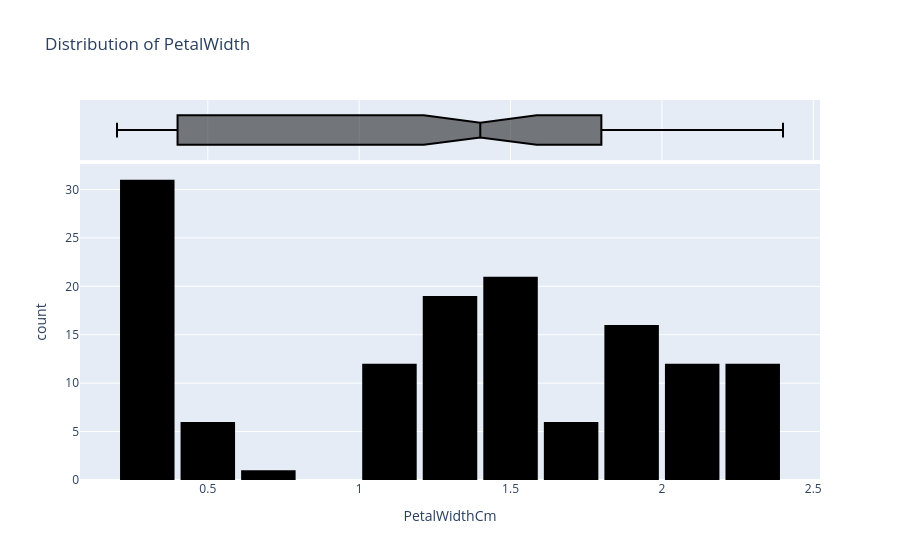

The code cell stored with this chart in its notebook:
### Code cell
fig = px.histogram(iris_df,
                   x='PetalWidthCm',
                   marginal='box',
                   color_discrete_sequence=['black'],
                   title='Distribution of PetalWidth')
fig.update_layout(bargap=0.1)
fig.show()

### Figure 1 — Plotly figure (JSON) as saved in the notebook; plotly's stock layout.template omitted (floating-point values rounded to 4 significant figures; data arrays with more than 128 entries replaced by an {"elided": "..."} marker saying what was removed)
{"data": [{"alignmentgroup": "True", "bingroup": "x", "hovertemplate": "PetalWidthCm=%{x}<br>count=%{y}<extra></extra>", "legendgroup": "", "marker": {"color": "black", "pattern": {"shape": ""}}, "name": "", "offsetgroup": "", "orientation": "v", "showlegend": false, "type": "histogram", "x": {"elided": "139 float values"}, "xaxis": "x", "yaxis": "y"}, {"alignmentgroup": "True", "hovertemplate": "PetalWidthCm=%{x}<extra></extra>", "legendgroup": "", "marker": {"color": "black"}, "name": "", "notched": true, "offsetgroup": "", "showlegend": false, "type": "box", "x": {"elided": "139 float values"}, "xaxis": "x2", "yaxis": "y2"}], "layout": {"bargap": 0.1, "barmode": "relative", "legend": {"tracegroupgap": 0}, "title": {"text": "Distribution of PetalWidth"}, "xaxis": {"anchor": "y", "domain": [0, 1], "title": {"text": "PetalWidthCm"}}, "xaxis2": {"anchor": "y2", "domain": [0, 1], "matches": "x", "showgrid": true, "showticklabels": false}, "yaxis": {"anchor": "x", "domain": [0, 0.8316], "title": {"text": "count"}}, "yaxis2": {"anchor": "x2", "domain": [0.8416, 1], "matches": "y2", "showgrid": false, "showline": false, "showticklabels": false, "ticks": ""}}}
